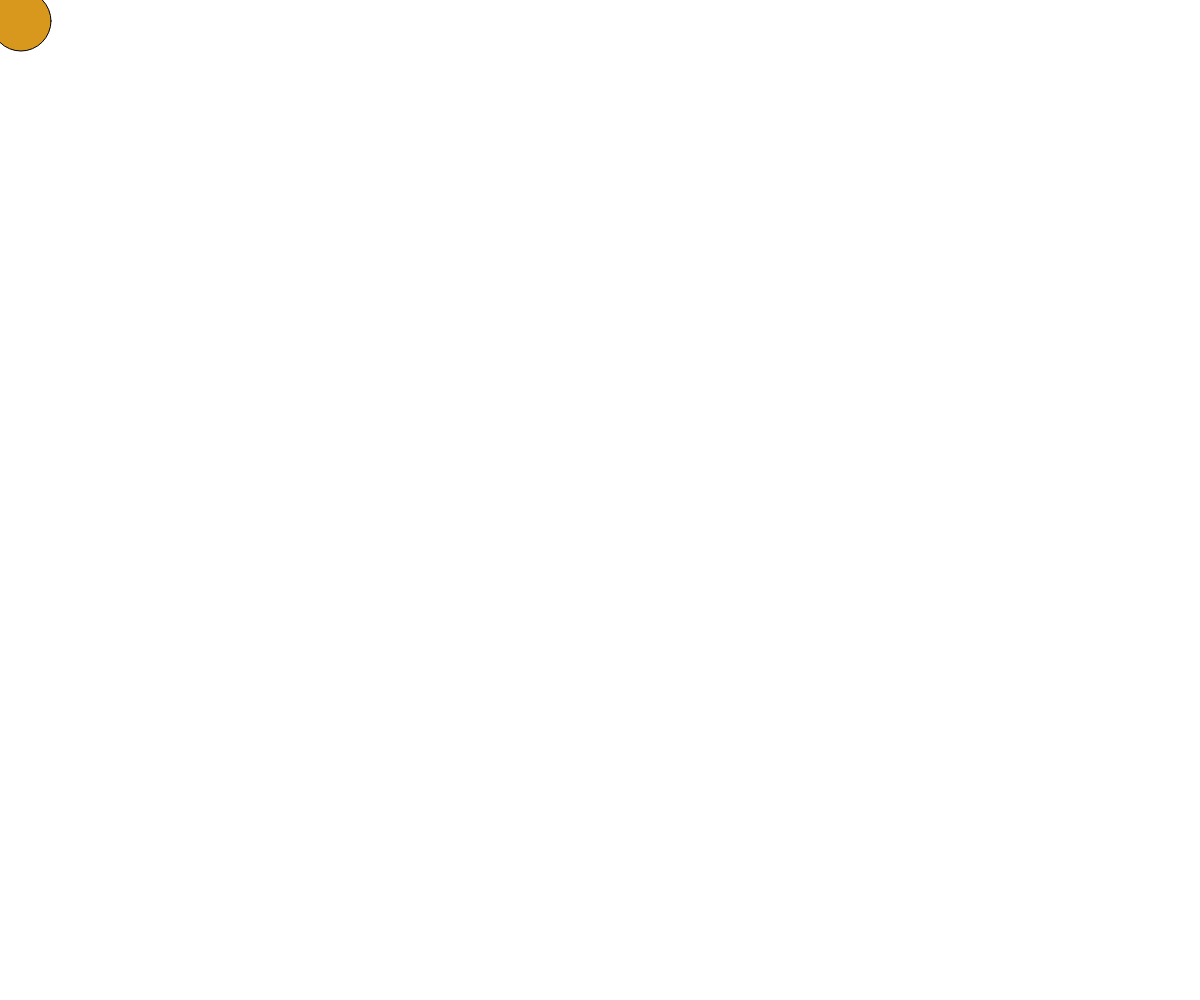
Frame 1 (no input)
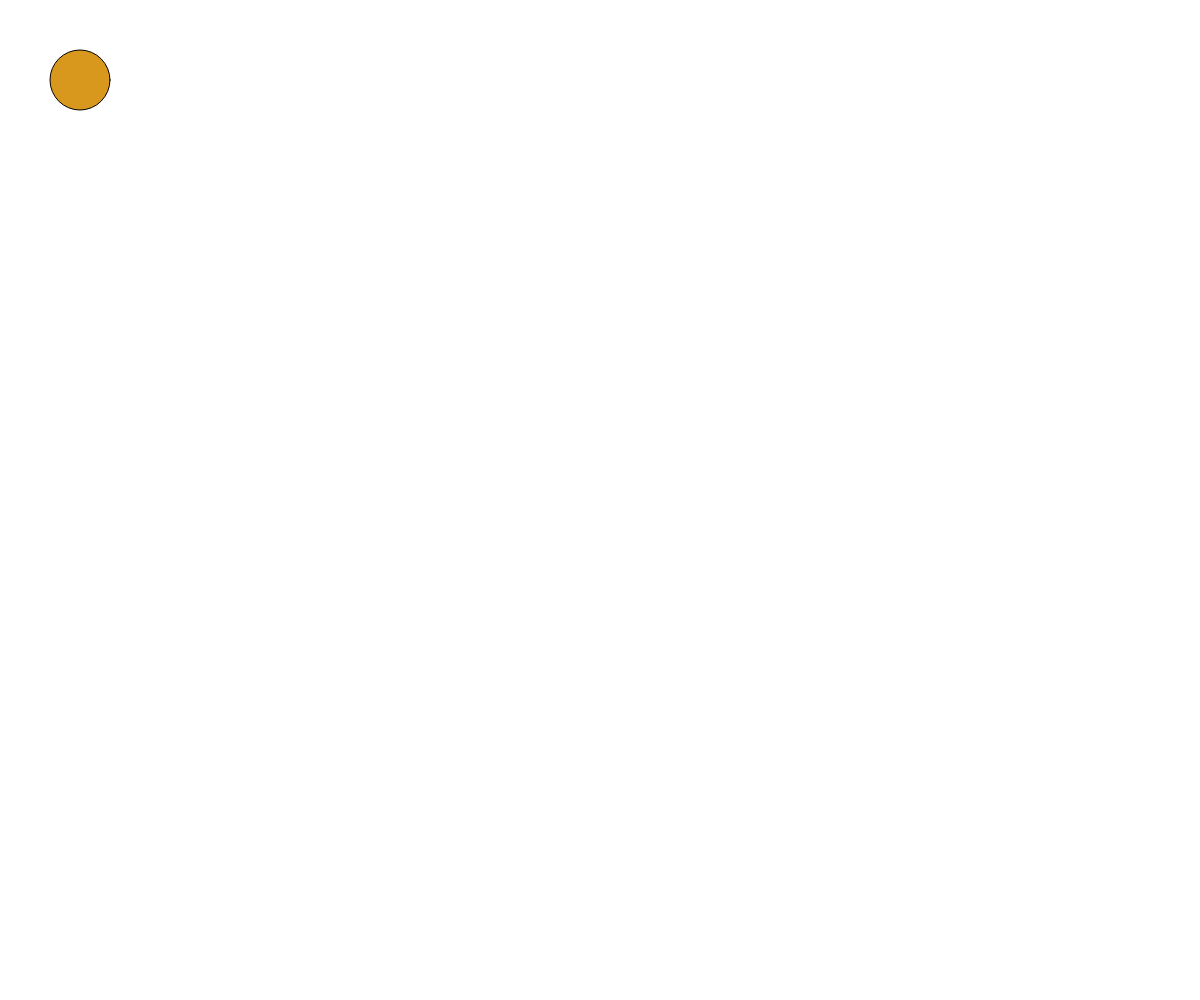
Frame 60 (no input)
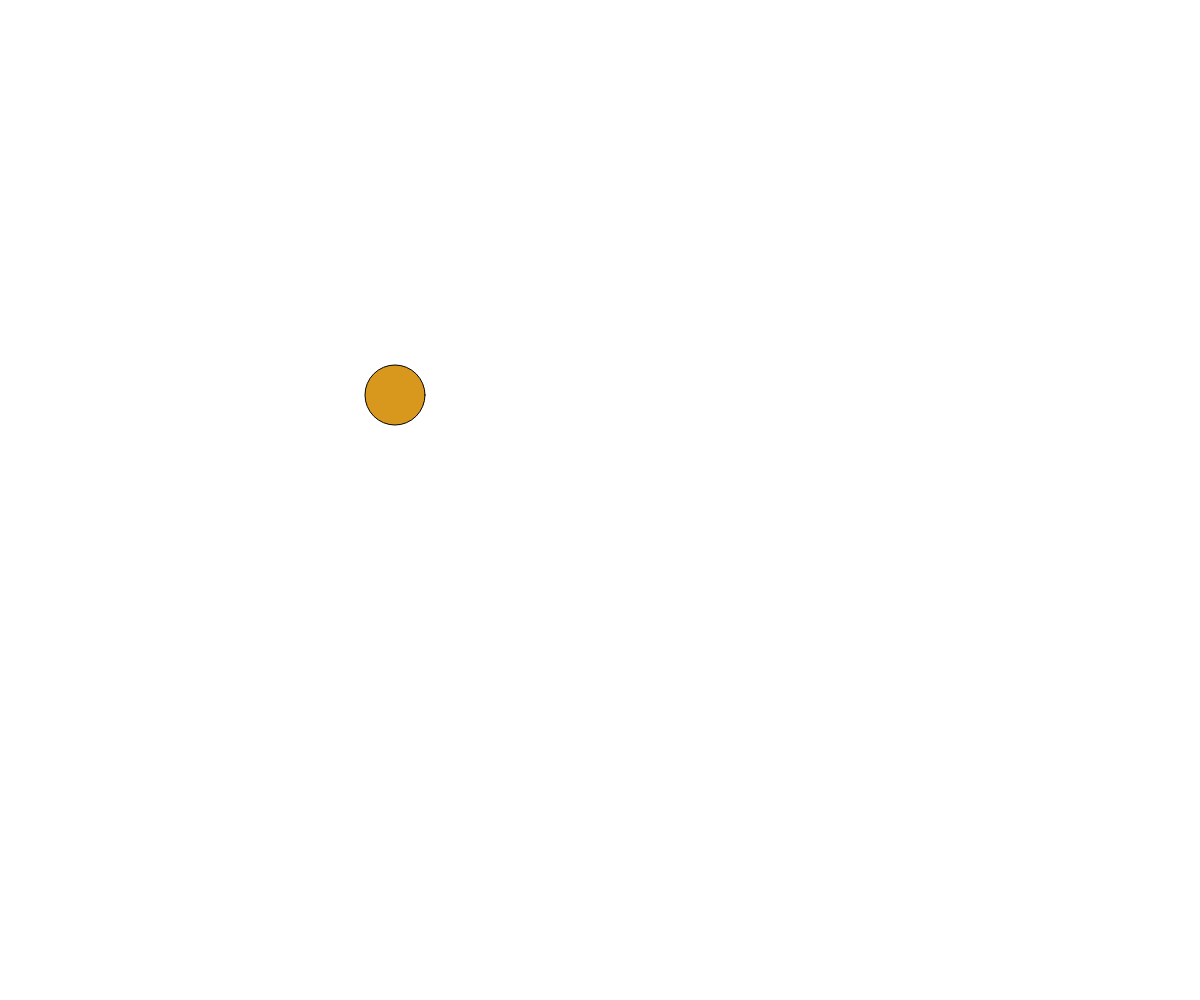
Frame 120 (the mouse pressed at the canvas centre since frame 60)

The p5.js sketch that drew these frames (run headless with seeded random() and noise() and a simulated clock; from frame 60 on, the mouse is pressed at the canvas centre):

// p5.js sketch
// ── sketch.js

var bar = {};
var ball = {};
ball.width = 60;
ball.x = 20;
ball.y = 20;
ball.delta_x = 1;
ball.delta_y = 1;
ball.scale_x = 1;
ball.scale_y = 1;

function setup() {
    createCanvas(windowWidth, windowHeight);

}



function draw() {
background(255);
    ball.x += ball.delta_x * ball.scale_x;
    ball.y += ball.delta_y * ball.scale_y;


    if (ball.x >= width || ball.x <= 0) {
        ball.delta_x = -1 * ball.delta_x;
    }
    if (ball.y >= height || ball.y <= 0) {
        ball.delta_y = -1 * ball.delta_y;
    }

    fill( 215, 152, 29);
    ellipse(ball.x, ball.y, ball.width, ball.width);
}

function mousePressed() {
    ball.scale_x = map(mouseX, 0, width, 0.5, 10);
    ball.scale_y = map(mouseY, 0, height, 0.5, 10);
}
